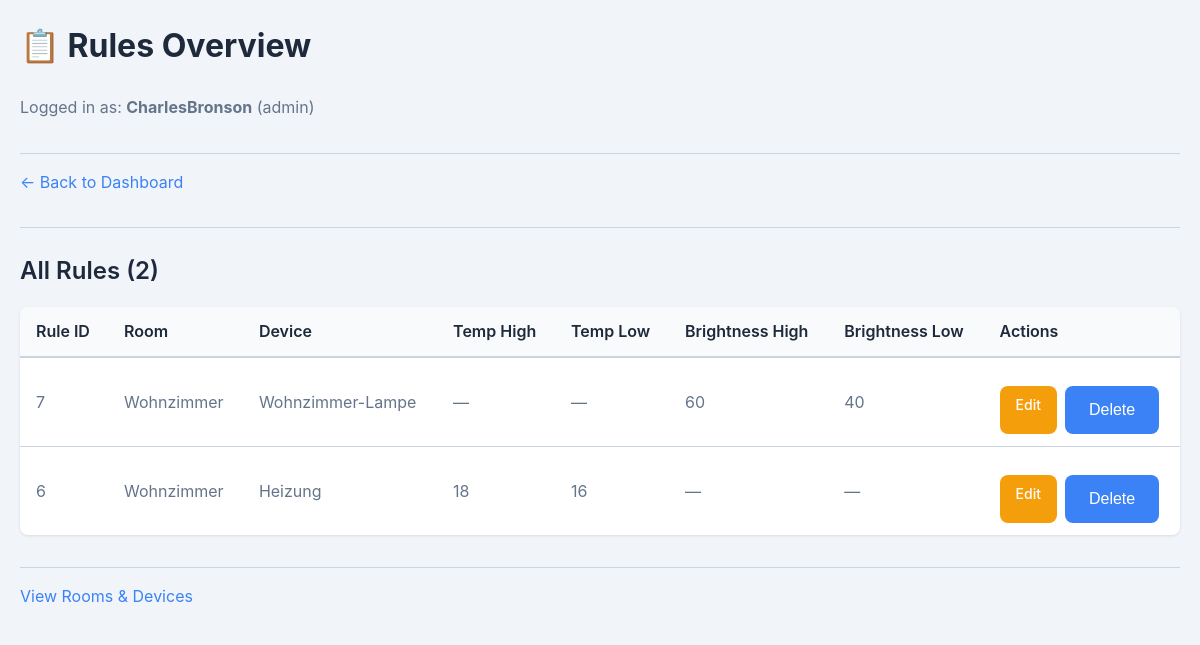
The app's page /rules/list (signed in) with its own data.
### tables this page shows
CREATE TABLE users (
    user_id       INTEGER PRIMARY KEY AUTOINCREMENT,
    user_name     TEXT    NOT NULL,
    user_password TEXT    NOT NULL,
    user_role     TEXT    NOT NULL CHECK(user_role IN ('admin', 'user'))
);

CREATE TABLE rules (
    rules_id INTEGER PRIMARY KEY AUTOINCREMENT,
    device_id INTEGER NOT NULL DEFAULT '',
    device_name TEXT NOT NULL DEFAULT '',
    device_status BOOLEAN NOT NULL DEFAULT 0,
    device_type TEXT NOT NULL DEFAULT '',
    room_id INTEGER NOT NULL DEFAULT '', 
    room_name TEXT NOT NULL DEFAULT '',
    temp_treshold_high INTEGER NOT NULL DEFAULT 0,
    temp_treshold_low INTEGER NOT NULL DEFAULT 0,
    brightness_treshold_high INTEGER NOT NULL DEFAULT 0,
    brightness_treshold_low INTEGER NOT NULL DEFAULT 0,    
    FOREIGN KEY (device_status) REFERENCES devices(device_status),
    FOREIGN KEY (device_id) REFERENCES devices(device_id),
    FOREIGN KEY (device_name) REFERENCES devices(device_name),
    FOREIGN KEY (device_type) REFERENCES devices(device_type),
    FOREIGN KEY (room_id) REFERENCES rooms(room_id),
    FOREIGN KEY (room_name) REFERENCES rooms(room_name)
    );

### rules_api.py (the view)
@router.get("/list", response_class=HTMLResponse)
async def get_rules(request: Request):
    print("[DEBUG] Route /rules/list wurde aufgerufen")
    current_user = get_current_user(request)
    if not current_user:
        return RedirectResponse("/", status_code=303)
    conn, curs = get_db()
    try:
        if current_user["user_role"] == "admin":
            curs.execute("SELECT * FROM rules ORDER BY rules_id DESC")
        else:
            curs.execute("""
                SELECT r.* FROM rules r
                WHERE r.room_id IN (
                    SELECT room_id FROM rooms WHERE user_id = ?
                    UNION
                    SELECT room_id FROM room_users WHERE user_id = ?
                )
                ORDER BY r.rules_id DESC
            """, (current_user["user_id"], current_user["user_id"]))
        rules = curs.fetchall()
        print(f"[DEBUG] {len(rules)} Regeln gefunden")
        return templates.TemplateResponse("rules/list.html", {
            "request": request,
            "rules": rules,
            "user": current_user
        })
    finally:
        conn.close()

### templates/rules/list.html (shortened to what this page needs)
<!DOCTYPE html>
<html>
<head>
    <link rel="stylesheet" href="/static/style.css">
</head>
<body>
    <h1>📋 Rules Overview</h1>
    <p>Logged in as: <strong>{{ user["user_name"] }}</strong> ({{ user["user_role"] }})</p>
    <div class="navigation-links">
        <a href="/dashboard">← Back to Dashboard</a>
    </div>
    <hr>
    {% if rules %}
    <h2>All Rules ({{ rules|length }})</h2>
    <table>
        <thead>
            <tr>
                <th>Rule ID</th>
                <th>Room</th>
                <th>Device</th>
                <th>Temp High</th>
                <th>Temp Low</th>
                <th>Brightness High</th>
                <th>Brightness Low</th>
                <th>Actions</th>
            </tr>
        </thead>
        <tbody>
            {% for rule in rules %}
            <tr>
                <td>{{ rule["rules_id"] }}</td>
                <td>{{ rule["room_name"] or "N/A" }}</td>
                <td>{{ rule["device_name"] or "Device " + rule["device_id"]|string }}</td>
                <td>{{ rule["temp_treshold_high"] if rule["temp_treshold_high"] else "—" }}</td>
                <td>{{ rule["temp_treshold_low"] if rule["temp_treshold_low"] else "—" }}</td>
                <td>{{ rule["brightness_treshold_high"] if rule["brightness_treshold_high"] else "—" }}</td>
                <td>{{ rule["brightness_treshold_low"] if rule["brightness_treshold_low"] else "—" }}</td>
                <td>
                    <div class="actions">
                        <a href="/rules/edit/{{ rule['rules_id'] }}" class="btn btn-edit">Edit</a>
                        <form action="/rules/delete/{{ rule['rules_id'] }}" method="post" onsubmit="return confirm('Delete this rule?');">
                            <button type="submit" class="btn btn-delete">Delete</button>
                        </form>
                    </div>
                </td>
            </tr>
            {% endfor %}
        </tbody>
    </table>
    {% else %}
    <div class="no-rules">
        <h2>No Rules Yet</h2>
        <p>No automation rules have been created yet.</p>
        <p>Go to a device to create rules.</p>
    </div>
    {% endif %}
    <div class="navigation-links">
        <a href="/list">View Rooms & Devices</a>
    </div>
</body>
</html>

### static/style.css (style rules this page uses)
:root { --primary-color: #3b82f6; --primary-hover: #2563eb; --success-color: #10b981; --danger-color: #ef4444; --warning-color: #f59e0b; --bg-color: #f1f5f9; --card-bg: #ffffff; --text-primary: #1e293b; --text-secondary: #64748b; --border-color: #cbd5e1; --shadow-sm: 0 1px 3px 0 rgba(0, 0, 0, 0.1); --shadow-md: 0 4px 6px -1px rgba(0, 0, 0, 0.1); --shadow-lg: 0 10px 15px -3px rgba(0, 0, 0, 0.1); --radius: 8px; }
* { margin: 0; padding: 0; box-sizing: border-box; }
body { font-family: -apple-system, BlinkMacSystemFont, 'Segoe UI', Roboto, 'Helvetica Neue', Arial, sans-serif; background-color: var(--bg-color); color: var(--text-primary); line-height: 1.6; padding: 20px; max-width: 1400px; margin: 0 auto; }
h1 { font-size: 2rem; font-weight: 700; margin-bottom: 1.5rem; color: var(--text-primary); }
h2 { font-size: 1.5rem; font-weight: 600; margin-bottom: 1rem; color: var(--text-primary); }
p { margin-bottom: 0.75rem; color: var(--text-secondary); }
hr { border: none; border-top: 1px solid var(--border-color); margin: 1.5rem 0; }
a { color: var(--primary-color); text-decoration: none; transition: color 0.2s; }
.navigation-links { margin-top: 2rem; padding-top: 1rem; border-top: 1px solid var(--border-color); }
.navigation-links a { display: inline-block; margin-right: 1rem; margin-bottom: 0.5rem; }
form { background: var(--card-bg); border-radius: var(--radius); padding: 1.5rem; box-shadow: var(--shadow-sm); margin-bottom: 1rem; }
button, .btn { display: inline-block; padding: 0.75rem 1.5rem; font-size: 1rem; font-weight: 500; text-align: center; border: none; border-radius: var(--radius); cursor: pointer; transition: all 0.2s; text-decoration: none; line-height: 1.5; }
button[type="submit"], .btn-submit, .btn-primary { background-color: var(--primary-color); color: white; }
.btn-danger, .btn-delete { background-color: var(--danger-color); color: white; }
.btn-edit { background-color: var(--warning-color); color: white; font-size: 0.875rem; padding: 0.5rem 1rem; }
.actions { display: flex; gap: 0.5rem; flex-wrap: wrap; margin-top: 1rem; }
.actions form { margin: 0; padding: 0; background: none; box-shadow: none; }
table { width: 100%; border-collapse: collapse; background: var(--card-bg); border-radius: var(--radius); overflow: hidden; box-shadow: var(--shadow-sm); margin-bottom: 1.5rem; }
thead { background-color: #f8fafc; }
th { padding: 0.75rem 1rem; text-align: left; font-weight: 600; color: var(--text-primary); border-bottom: 2px solid var(--border-color); }
td { padding: 0.75rem 1rem; border-bottom: 1px solid var(--border-color); color: var(--text-secondary); }
tr:last-child td { border-bottom: none; }

### records on screen
users: user_name "CharlesBronson", user_role "admin"
rules: rules_id "7", room_name "Wohnzimmer", device_name "Wohnzimmer-Lampe", temp_treshold_high "—", temp_treshold_low "—", brightness_treshold_high "60", brightness_treshold_low "40"
rules: rules_id "6", room_name "Wohnzimmer", device_name "Heizung", temp_treshold_high "18", temp_treshold_low "16", brightness_treshold_high "—", brightness_treshold_low "—"

### other values on screen
{{ rules|length }} "2"
